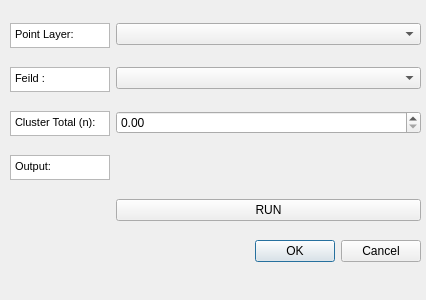
<?xml version="1.0" encoding="UTF-8"?>
<ui version="4.0">
 <class>GreedyCluster</class>
 <widget class="QDialog" name="GreedyCluster">
  <property name="geometry">
   <rect>
    <x>0</x>
    <y>0</y>
    <width>426</width>
    <height>300</height>
   </rect>
  </property>
  <property name="maximumSize">
   <size>
    <width>426</width>
    <height>300</height>
   </size>
  </property>
  <property name="windowTitle">
   <string>GreedyCluster</string>
  </property>
  <widget class="QWidget" name="layoutWidget">
   <property name="geometry">
    <rect>
     <x>10</x>
     <y>10</y>
     <width>411</width>
     <height>271</height>
    </rect>
   </property>
   <layout class="QFormLayout" name="formLayout">
    <item row="0" column="0">
     <widget class="QTextEdit" name="textEdit">
      <property name="maximumSize">
       <size>
        <width>100</width>
        <height>25</height>
       </size>
      </property>
      <property name="font">
       <font>
        <weight>75</weight>
        <bold>true</bold>
       </font>
      </property>
      <property name="html">
       <string>&lt;!DOCTYPE HTML PUBLIC &quot;-//W3C//DTD HTML 4.0//EN&quot; &quot;http://www.w3.org/TR/REC-html40/strict.dtd&quot;&gt;
&lt;html&gt;&lt;head&gt;&lt;meta name=&quot;qrichtext&quot; content=&quot;1&quot; /&gt;&lt;style type=&quot;text/css&quot;&gt;
p, li { white-space: pre-wrap; }
&lt;/style&gt;&lt;/head&gt;&lt;body style=&quot; font-family:'MS Shell Dlg 2'; font-size:8.25pt; font-weight:600; font-style:normal;&quot;&gt;
&lt;p style=&quot; margin-top:0px; margin-bottom:0px; margin-left:0px; margin-right:0px; -qt-block-indent:0; text-indent:0px;&quot;&gt;&lt;span style=&quot; font-weight:400;&quot;&gt;Point Layer:&lt;/span&gt;&lt;/p&gt;&lt;/body&gt;&lt;/html&gt;</string>
      </property>
     </widget>
    </item>
    <item row="0" column="1">
     <widget class="QgsMapLayerComboBox" name="layerComboBox"/>
    </item>
    <item row="1" column="0">
     <widget class="QTextEdit" name="textEdit_2">
      <property name="maximumSize">
       <size>
        <width>100</width>
        <height>25</height>
       </size>
      </property>
      <property name="font">
       <font>
        <weight>75</weight>
        <bold>true</bold>
       </font>
      </property>
      <property name="html">
       <string>&lt;!DOCTYPE HTML PUBLIC &quot;-//W3C//DTD HTML 4.0//EN&quot; &quot;http://www.w3.org/TR/REC-html40/strict.dtd&quot;&gt;
&lt;html&gt;&lt;head&gt;&lt;meta name=&quot;qrichtext&quot; content=&quot;1&quot; /&gt;&lt;style type=&quot;text/css&quot;&gt;
p, li { white-space: pre-wrap; }
&lt;/style&gt;&lt;/head&gt;&lt;body style=&quot; font-family:'MS Shell Dlg 2'; font-size:8.25pt; font-weight:600; font-style:normal;&quot;&gt;
&lt;p style=&quot; margin-top:0px; margin-bottom:0px; margin-left:0px; margin-right:0px; -qt-block-indent:0; text-indent:0px;&quot;&gt;&lt;span style=&quot; font-weight:400;&quot;&gt;Feild :&lt;/span&gt;&lt;/p&gt;&lt;/body&gt;&lt;/html&gt;</string>
      </property>
     </widget>
    </item>
    <item row="1" column="1">
     <widget class="QgsFieldComboBox" name="fieldComboBox"/>
    </item>
    <item row="2" column="0">
     <widget class="QTextEdit" name="textEdit_3">
      <property name="maximumSize">
       <size>
        <width>100</width>
        <height>25</height>
       </size>
      </property>
      <property name="font">
       <font>
        <weight>75</weight>
        <bold>true</bold>
       </font>
      </property>
      <property name="html">
       <string>&lt;!DOCTYPE HTML PUBLIC &quot;-//W3C//DTD HTML 4.0//EN&quot; &quot;http://www.w3.org/TR/REC-html40/strict.dtd&quot;&gt;
&lt;html&gt;&lt;head&gt;&lt;meta name=&quot;qrichtext&quot; content=&quot;1&quot; /&gt;&lt;style type=&quot;text/css&quot;&gt;
p, li { white-space: pre-wrap; }
&lt;/style&gt;&lt;/head&gt;&lt;body style=&quot; font-family:'MS Shell Dlg 2'; font-size:8.25pt; font-weight:600; font-style:normal;&quot;&gt;
&lt;p style=&quot; margin-top:0px; margin-bottom:0px; margin-left:0px; margin-right:0px; -qt-block-indent:0; text-indent:0px;&quot;&gt;&lt;span style=&quot; font-weight:400;&quot;&gt;Cluster Total (n): &lt;/span&gt;&lt;/p&gt;&lt;/body&gt;&lt;/html&gt;</string>
      </property>
     </widget>
    </item>
    <item row="2" column="1">
     <widget class="QgsDoubleSpinBox" name="sumSpinBox">
      <property name="maximum">
       <double>100000.000000000000000</double>
      </property>
      <property name="singleStep">
       <double>50.000000000000000</double>
      </property>
     </widget>
    </item>
    <item row="3" column="0">
     <widget class="QTextEdit" name="textEdit_4">
      <property name="maximumSize">
       <size>
        <width>100</width>
        <height>25</height>
       </size>
      </property>
      <property name="font">
       <font>
        <weight>75</weight>
        <bold>true</bold>
       </font>
      </property>
      <property name="html">
       <string>&lt;!DOCTYPE HTML PUBLIC &quot;-//W3C//DTD HTML 4.0//EN&quot; &quot;http://www.w3.org/TR/REC-html40/strict.dtd&quot;&gt;
&lt;html&gt;&lt;head&gt;&lt;meta name=&quot;qrichtext&quot; content=&quot;1&quot; /&gt;&lt;style type=&quot;text/css&quot;&gt;
p, li { white-space: pre-wrap; }
&lt;/style&gt;&lt;/head&gt;&lt;body style=&quot; font-family:'MS Shell Dlg 2'; font-size:8.25pt; font-weight:600; font-style:normal;&quot;&gt;
&lt;p style=&quot; margin-top:0px; margin-bottom:0px; margin-left:0px; margin-right:0px; -qt-block-indent:0; text-indent:0px;&quot;&gt;&lt;span style=&quot; font-weight:400;&quot;&gt;Output:&lt;/span&gt;&lt;/p&gt;&lt;/body&gt;&lt;/html&gt;</string>
      </property>
     </widget>
    </item>
    <item row="3" column="1">
     <widget class="QgsFileWidget" name="outputFileWidget">
      <property name="storageMode">
       <enum>QgsFileWidget::SaveFile</enum>
      </property>
     </widget>
    </item>
    <item row="4" column="1">
     <widget class="QPushButton" name="runButton">
      <property name="text">
       <string>RUN</string>
      </property>
     </widget>
    </item>
    <item row="5" column="1">
     <widget class="QDialogButtonBox" name="buttonBox">
      <property name="orientation">
       <enum>Qt::Horizontal</enum>
      </property>
      <property name="standardButtons">
       <set>QDialogButtonBox::Cancel|QDialogButtonBox::Ok</set>
      </property>
     </widget>
    </item>
   </layout>
  </widget>
 </widget>
 <customwidgets>
  <customwidget>
   <class>QgsDoubleSpinBox</class>
   <extends>QDoubleSpinBox</extends>
   <header>qgsdoublespinbox.h</header>
  </customwidget>
  <customwidget>
   <class>QgsFieldComboBox</class>
   <extends>QComboBox</extends>
   <header>qgsfieldcombobox.h</header>
  </customwidget>
  <customwidget>
   <class>QgsFileWidget</class>
   <extends>QWidget</extends>
   <header>qgsfilewidget.h</header>
  </customwidget>
  <customwidget>
   <class>QgsMapLayerComboBox</class>
   <extends>QComboBox</extends>
   <header>qgsmaplayercombobox.h</header>
  </customwidget>
 </customwidgets>
 <resources/>
 <connections>
  <connection>
   <sender>buttonBox</sender>
   <signal>accepted()</signal>
   <receiver>GreedyCluster</receiver>
   <slot>accept()</slot>
   <hints>
    <hint type="sourcelabel">
     <x>248</x>
     <y>254</y>
    </hint>
    <hint type="destinationlabel">
     <x>157</x>
     <y>274</y>
    </hint>
   </hints>
  </connection>
  <connection>
   <sender>buttonBox</sender>
   <signal>rejected()</signal>
   <receiver>GreedyCluster</receiver>
   <slot>reject()</slot>
   <hints>
    <hint type="sourcelabel">
     <x>316</x>
     <y>260</y>
    </hint>
    <hint type="destinationlabel">
     <x>286</x>
     <y>274</y>
    </hint>
   </hints>
  </connection>
 </connections>
</ui>
